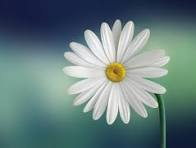
#> input picture computer-vision/download.jpg, 196 x 148 px
$ jupyter execute openCv.ipynb   (text cells are left out)
#> lines starting #> are read from the running program, lines starting #| are printed output that depends on the picture; after the words box and inside, x2 and y2 are one past the last pixel; in counts of white or black regions, pixels touching at a corner belong together; pictures that were not available may be replaced by others from this repository, and a replacement may not be noted
[cell 1]
import cv2 as cv

[cell 2]
img = cv.imread("download.jpg")
#> img is the input picture: shape (148, 196, 3); mean B, G, R 126.1, 125.7, 102.4
if img is not None:
    print("Image imported.")

[cell 3]
cv.imshow("Image",img)
keyPressed = cv.waitKey(0)
#> (key q is pressed here)
cv.destroyAllWindows()
print(keyPressed)

[cell 4]
cap = cv.VideoCapture("test.mp4")
if cap is not None:
    print("Video imported.")

[cell 5]
while True:
    success, frame = cap.read()
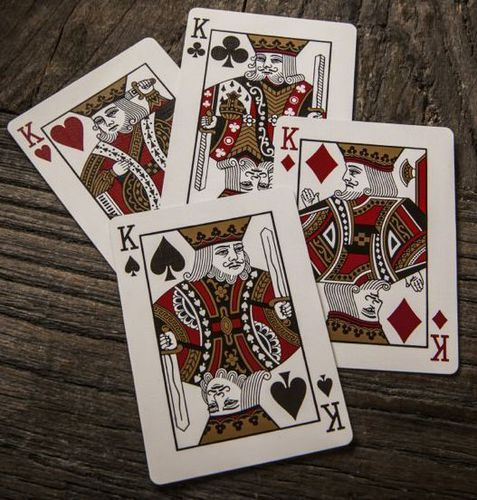
#> input picture hand_tracking/cards.jpg, 477 x 500 px, given in place of test.mp4, which was not available
#> frame is the input picture: shape (500, 477, 3); mean B, G, R 88.1, 96.6, 109.6

    if not success:
        cap.set(1,0)
        continue

    cv.imshow("Video",frame)

    if cv.waitKey(25) & 0xFF == ord('q'):
#> (key q is pressed here)
        break

cap.release()
cv.destroyWindow("Video")

[cell 6]
cam = cv.VideoCapture(0)
cam.set(3,640)
cam.set(4,480)

while True:
    success, frame = cam.read()

    cv.imshow("Video",frame)

    if cv.waitKey(25) & 0xFF == ord('q'):
#> (key q is pressed here)
        break

cap.release()
cv.destroyWindow("Video")

[cell 7]
import numpy as np

kernel = np.ones((3,3),np.uint8)

img = cv.imread("download.jpg")

imgGray = cv.cvtColor(img, cv.COLOR_BGR2GRAY)
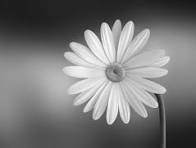
#> imgGray: shape (148, 196); min 24, max 255, mean 118.7
imgBlur = cv.GaussianBlur(img,(5,5),0)
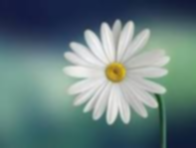
#> imgBlur: shape (148, 196, 3); mean B, G, R 126.1, 125.7, 102.4
imgCanny = cv.Canny(imgBlur,70,140)
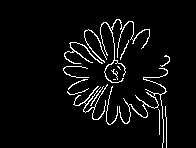
#> imgCanny: shape (148, 196); 4.8% white in thin lines or dots, all inside (x1, y1, x2, y2) = (63, 19, 170, 148)
imgDilation = cv.dilate(imgCanny,kernel,iterations=2)
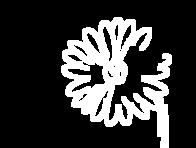
#> imgDilation: shape (148, 196); 22.5% white; 1 white region, box (x1, y1, x2, y2) and area: (61, 17, 172, 148) 6525
imgErode = cv.erode(imgDilation,kernel,iterations=1)
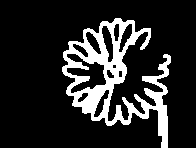
#> imgErode: shape (148, 196); 16% white; 1 white region, box (x1, y1, x2, y2) and area: (62, 18, 171, 148) 4641

cv.imshow("Gray",imgGray)
cv.imshow("Blur",imgBlur)
cv.imshow("Canny",imgCanny)
cv.imshow("Dilation",imgDilation)
cv.imshow("Erosion",imgErode)
cv.waitKey()
cv.destroyAllWindows()

[cell 8]
img = cv.imread("download.jpg")
h, w, c = img.shape
#> h = 148; w = 196; c = 3

new_w = 400
new_h = int((new_w/w) * h)
#> new_h = 302

resizeD = cv.resize(img,(new_w,new_h))
resizeF = cv.resize(img,None,fx=2,fy=2)

cv.imshow("ResizeD",resizeD)
cv.imshow("ResizeF",resizeF)
cv.waitKey()
cv.destroyAllWindows()

[cell 9]
img = cv.imread("download.jpg")

cropped = img[50:100,50:100]
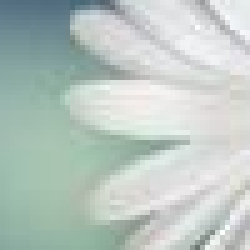
#> cropped: shape (50, 50, 3) (shown 5 times larger); mean B, G, R 193.8, 199.3, 186.2

cv.imshow("Normal",img)
cv.imshow("Cropped",cropped)

cv.waitKey()
cv.destroyAllWindows()

[cell 10]
img = cv.resize(img,None,fx=2,fy=2)
h, w, c = img.shape
#> h = 296; w = 392
area = 100

x = h//2
#> x = 148
y = w//2
#> y = 196

cropped = img[x-area:x+area,y-area:y+area]
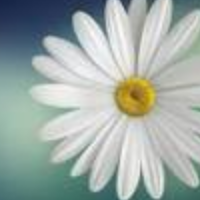
#> cropped: shape (200, 200, 3); mean B, G, R 168.4, 173.5, 161.6
cv.imshow("Mid-part",cropped)
cv.waitKey()
cv.destroyAllWindows()
